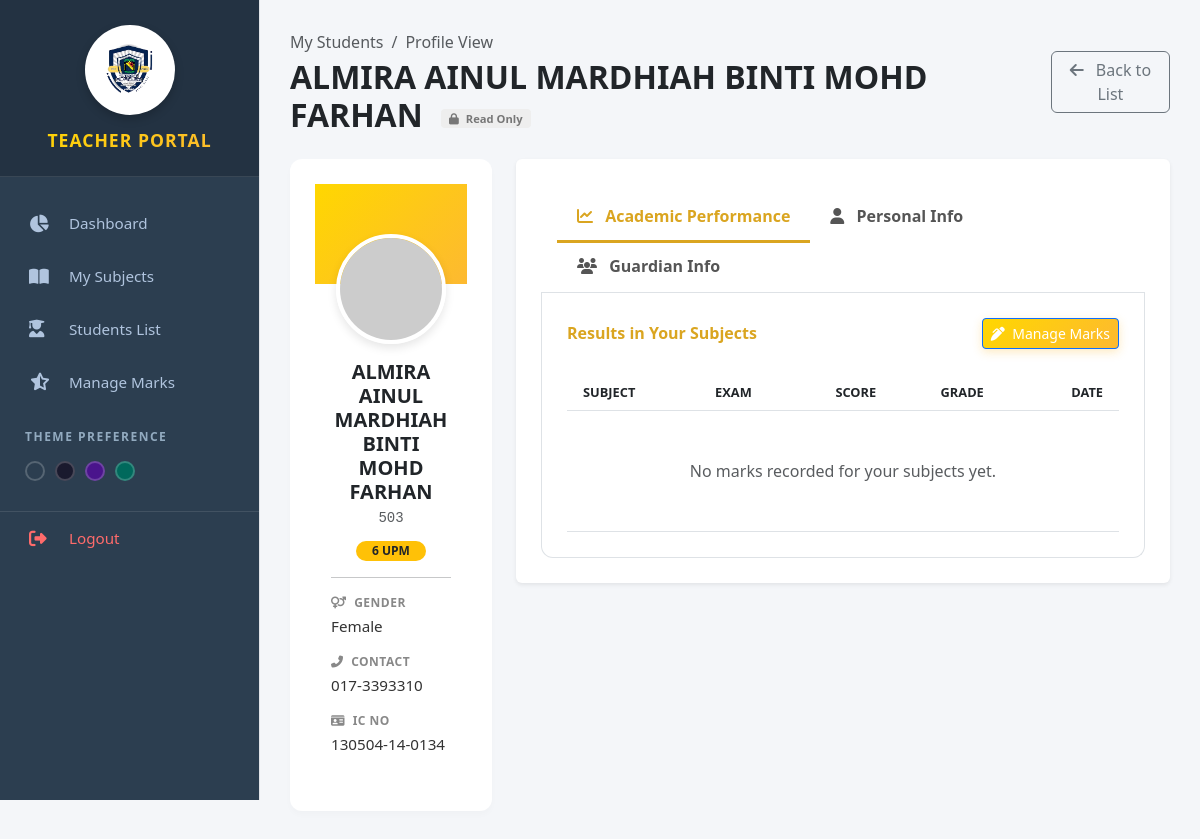
/subjectTeacher/view_profile.php?student_id=2 (signed in), run on the app's committed database.
### tables this page shows
CREATE TABLE `students` (
  `student_id` int(11) NOT NULL,
  `school_register_no` varchar(50) DEFAULT NULL,
  `enrollment_date` date DEFAULT NULL,
  `previous_school` varchar(255) DEFAULT NULL,
  `student_name` varchar(100) NOT NULL,
  `gender` varchar(20) DEFAULT NULL,
  `sports_house` varchar(50) DEFAULT NULL,
  `birth_cert_no` varchar(50) DEFAULT NULL,
  `birth_place` varchar(100) DEFAULT NULL,
  `ic_no` varchar(50) DEFAULT NULL,
  `birthdate` date DEFAULT NULL,
  `race` varchar(50) DEFAULT NULL,
  `religion` varchar(50) DEFAULT NULL,
  `nationality` varchar(50) DEFAULT NULL,
  `address` text DEFAULT NULL,
  `father_name` varchar(255) DEFAULT NULL,
  `father_ic` varchar(20) DEFAULT NULL,
  `father_phone` varchar(20) DEFAULT NULL,
  `father_job` varchar(100) DEFAULT NULL,
  `father_salary` decimal(10,2) DEFAULT NULL,
  `mother_name` varchar(255) DEFAULT NULL,
  `mother_ic` varchar(20) DEFAULT NULL,
  `mother_phone` varchar(20) DEFAULT NULL,
  `mother_job` varchar(100) DEFAULT NULL,
  `mother_salary` decimal(10,2) DEFAULT NULL,
  `guardian_name` varchar(255) DEFAULT NULL,
  `guardian_ic` varchar(20) DEFAULT NULL,
  `guardian_phone` varchar(20) DEFAULT NULL,
  `guardian_job` varchar(100) DEFAULT NULL,
  `guardian_salary` decimal(10,2) DEFAULT NULL,
  `is_baitulmal_recipient` varchar(10) DEFAULT NULL,
  `is_orphan` varchar(10) DEFAULT NULL,
  `parents_marital_status` varchar(50) DEFAULT NULL,
  `uniform_unit` varchar(100) DEFAULT NULL,
  `uniform_position` varchar(100) DEFAULT NULL,
  `club_association` varchar(100) DEFAULT NULL,
  `club_position` varchar(100) DEFAULT NULL,
  `sports_game` varchar(100) DEFAULT NULL,
  `sports_position` varchar(100) DEFAULT NULL,
  `phone` varchar(30) DEFAULT NULL,
  `class_id` int(11) DEFAULT NULL,
  `photo` varchar(255) DEFAULT NULL
);

CREATE TABLE `classes` (
  `class_id` int(11) NOT NULL,
  `class_name` varchar(50) NOT NULL,
  `year` int(11) NOT NULL,
  `class_teacher_id` int(11) DEFAULT NULL
);

### subjectTeacher/view_profile.php (the view, shortened to what this page needs)
<?php
include '../config/db.php';
include 'includes/header.php';
$sid = intval($_GET['student_id']);
$teacher_id = $_SESSION['user_id'];
$sql = "SELECT s.*, c.class_name, c.year FROM students s LEFT JOIN classes c ON s.class_id = c.class_id WHERE s.student_id = $sid";
$student = $conn->query($sql)->fetch_assoc();
$marks_sql = "SELECT s.subject_name, s.subject_code, sm.exam_type, sm.mark_obtained, sm.grade, sm.created_at
              FROM student_marks sm
              JOIN student_subject_enrollment sse ON sm.enrollment_id = sse.enrollment_id
              JOIN subjects s ON sse.subject_id = s.subject_id
              JOIN subject_teachers st ON s.subject_id = st.subject_id
              WHERE sse.student_id = $sid AND st.teacher_id = $teacher_id
              ORDER BY sm.created_at DESC";
$marks_res = $conn->query($marks_sql);
?>
<link href="https://cdn.jsdelivr.net/npm/bootstrap@5.3.0/dist/css/bootstrap.min.css" rel="stylesheet">
<div class="wrapper">
    <?php include 'includes/sidebar.php'; ?>
    <div class="main-content">
        <div class="container-fluid">
            <div class="d-flex justify-content-between align-items-center mb-4">
                <div>
                    <nav aria-label="breadcrumb">
                        <ol class="breadcrumb mb-1">
                            <li class="breadcrumb-item"><a href="student_list.php" class="text-decoration-none text-muted">My Students</a></li>
                            <li class="breadcrumb-item active">Profile View</li>
                        </ol>
                    </nav>
                    <h2 class="fw-bold text-dark mb-0">
                        <?php echo $student['student_name']; ?>
                        <span class="read-only-badge"><i class="fas fa-lock me-1"></i> Read Only</span>
                    </h2>
                </div>
                <button onclick="window.history.back()" class="btn btn-outline-secondary">
                    <i class="fas fa-arrow-left me-2"></i> Back to List
                </button>
            </div>
            <div class="row g-4">
                <div class="col-lg-3">
                    <div class="card profile-card mb-3">
                        <div class="card-body pt-0">
                            <div class="avatar-wrapper">
                                <?php $img = $student['photo'] ? "../uploads/".$student['photo'] : "https://ui-avatars.com/api/?name=".$student['student_name']."&background=random"; ?>
                                <img src="<?php echo $img; ?>" class="avatar-xl">
                            </div>
                            <div class="text-center mt-3">
                                <h5 class="fw-bold mb-1"><?php echo $student['student_name']; ?></h5>
                                <p class="text-muted font-monospace small mb-2"><?php echo $student['school_register_no']; ?></p>
                                <span class="badge bg-warning text-dark px-3 rounded-pill"><?php echo $student['class_name']; ?></span>
                            </div>
                            <hr>
                            <div>
                                <span class="info-label"><i class="fas fa-venus-mars me-1"></i> Gender</span>
                                <span class="info-value"><?php echo $student['gender']; ?></span>
                                <span class="info-label"><i class="fas fa-phone-alt me-1"></i> Contact</span>
                                <span class="info-value"><?php echo $student['phone'] ? $student['phone'] : 'N/A'; ?></span>
                                <span class="info-label"><i class="fas fa-id-card me-1"></i> IC No</span>
                                <span class="info-value"><?php echo $student['ic_no']; ?></span>
                            </div>
                        </div>
                    </div>
                </div>
                <div class="col-lg-9">
                    <div class="card shadow-sm border-0">
                        <ul class="nav nav-tabs px-3 pt-2" id="profileTabs" role="tablist">
                            <li class="nav-item">
                                <a class="nav-link active" data-bs-toggle="tab" href="#academic">
                                    <i class="fas fa-chart-line me-2"></i> Academic Performance
                                </a>
                            </li>
                            <li class="nav-item">
                                <a class="nav-link" data-bs-toggle="tab" href="#personal">
                                    <i class="fas fa-user me-2"></i> Personal Info
                                </a>
                            </li>
                            <li class="nav-item">
                                <a class="nav-link" data-bs-toggle="tab" href="#family">
                                    <i class="fas fa-users me-2"></i> Guardian Info
                                </a>
                            </li>
                        </ul>
                        <div class="tab-content">
                            <div class="tab-pane fade show active" id="academic">
                                <div class="d-flex justify-content-between align-items-center mb-3">
                                    <h5 class="section-title mb-0 border-0 p-0">Results in Your Subjects</h5>
                                    <a href="manage_marks.php" class="btn btn-sm btn-primary">
                                        <i class="fas fa-pen-alt me-1"></i> Manage Marks
                                    </a>
                                </div>
                                <div class="table-responsive">
                                    <table class="table table-hover align-middle mb-0">
                                        <thead class="bg-light">
                                            <tr>
                                                <th class="ps-3">Subject</th>
                                                <th>Exam</th>
                                                <th class="text-center">Score</th>
                                                <th class="text-center">Grade</th>
                                                <th class="text-end pe-3">Date</th>
                                            </tr>
                                        </thead>
                                        <tbody>
                                            <?php if ($marks_res->num_rows > 0): ?>
                                                <?php while ($m = $marks_res->fetch_assoc()): ?>
                                                <tr>
                                                    <td class="ps-3">
                                                        <span class="fw-bold text-dark d-block"><?php echo $m['subject_name']; ?></span>
                                                        <small class="text-muted font-monospace"><?php echo $m['subject_code']; ?></small>
                                                    </td>
                                                    <td><span class="badge bg-light text-dark border"><?php echo $m['exam_type']; ?></span></td>
                                                    <td class="text-center fw-bold fs-5"><?php echo $m['mark_obtained']; ?></td>
                                                    <td class="text-center">
                                                        <?php
                                                            $g = $m['grade'];
                                                            $color = ($g=='A'||$g=='B')?'success':(($g=='C')?'warning':'danger');
                                                        ?>
                                                        <span class="badge bg-<?php echo $color; ?>-subtle text-<?php echo $color; ?> border border-<?php echo $color; ?>-subtle px-3 py-1">
                                                            <?php echo $g; ?>
                                                        </span>
                                                    </td>
                                                    <td class="text-end pe-3 text-muted small">
                                                        <?php echo date('d M Y', strtotime($m['created_at'])); ?>
                                                    </td>
                                                </tr>
                                                <?php endwhile; ?>
                                            <?php else: ?>
                                                <tr><td colspan="5" class="text-center py-5 text-muted">No marks recorded for your subjects yet.</td></tr>
                                            <?php endif; ?>
                                        </tbody>
                                    </table>
                                </div>
                            </div>
                        </div>
                    </div>
                </div>
            </div>
        </div>
    </div>
</div>
</body>
</html>

### subjectTeacher/includes/header.php (style rules this page uses)
* { box-sizing: border-box; }
:root { --primary-gold: #FFD700; --secondary-gold: #FDB931; --gold-grad: linear-gradient(135deg, #FFD700 0%, #FDB931 100%); --text-dark: #2c3e50; --text-light: #6c757d; --bg-body: #f4f7f6; --sidebar-w: 260px; }
body { font-family: 'Segoe UI', 'Helvetica Neue', Arial, sans-serif; background: var(--bg-body); margin: 0; padding: 0; color: var(--text-dark); min-height: 100vh; }
.main-content { margin-left: var(--sidebar-w); width: calc(100% - var(--sidebar-w)); padding: 30px; min-height: 100vh; display: block; }
.card { background: white; border-radius: 10px; padding: 25px; box-shadow: 0 2px 10px rgba(0, 0, 0, 0.02); border: 1px solid #f0f0f0; margin-bottom: 25px; width: 100%; }
.table-responsive { overflow-x: auto; width: 100%; }
table { width: 100%; border-collapse: collapse; margin-top: 10px; }
th { text-align: left; padding: 15px; background: #fafafa; color: #555; font-weight: 600; text-transform: uppercase; font-size: 0.8rem; border-bottom: 2px solid var(--primary-gold); }
td { padding: 15px; border-bottom: 1px solid #eee; }
.btn { display: inline-block; padding: 10px 20px; border-radius: 6px; text-decoration: none; font-size: 0.9rem; font-weight: 600; transition: 0.3s; border: none; cursor: pointer; }
.btn-primary { background: var(--gold-grad); color: white; box-shadow: 0 3px 10px rgba(253, 185, 49, 0.3); }
.d-flex { display: flex; gap: 20px; align-items: flex-end; }

### subjectTeacher/view_profile.php (style rules this page uses)
body { background-color: #f4f6f9; overflow-x: hidden; }
.main-content { position: absolute; top: 0; right: 0; width: calc(100% - 260px) !important; margin-left: 260px !important; min-height: 100vh; padding: 0 !important; display: block !important; }
.container-fluid { padding: 30px !important; }
.profile-card { border: none; border-radius: 12px; box-shadow: 0 4px 6px rgba(0,0,0,0.02); overflow: hidden; }
.avatar-wrapper { margin-top: -50px; text-align: center; }
.avatar-xl { width: 110px; height: 110px; object-fit: cover; border-radius: 50%; border: 4px solid #fff; box-shadow: 0 4px 10px rgba(0,0,0,0.1); }
.nav-tabs .nav-link { color: #555; border: none; border-bottom: 3px solid transparent; padding: 12px 20px; font-weight: 600; }
.nav-tabs .nav-link.active { color: #DAA520; border-bottom-color: #DAA520; background: none; }
.tab-content { padding: 25px; background: #fff; border-radius: 0 0 12px 12px; border: 1px solid #dee2e6; border-top: none; }
.info-label { font-size: 0.75rem; text-transform: uppercase; color: #888; font-weight: 700; letter-spacing: 0.5px; margin-bottom: 3px; display: block; }
.info-value { font-size: 0.95rem; font-weight: 500; color: #333; margin-bottom: 15px; display: block; }
.section-title { font-size: 1rem; font-weight: 700; color: #DAA520; margin-bottom: 15px; border-bottom: 1px solid #eee; padding-bottom: 8px; }
.read-only-badge { font-size: 0.7rem; background: #eee; color: #777; padding: 2px 8px; border-radius: 4px; margin-left: 10px; vertical-align: middle; }

### subjectTeacher/includes/sidebar.php (style rules this page uses)
:root { --sidebar-bg: #2c3e50; --sidebar-hover: #34495e; --sidebar-active-border: #FFD700; --brand-bg: #233242; }

### data on the page
students: student_name "ALMIRA AINUL MARDHIAH BINTI MOHD FARHAN", school_register_no "503", class.class_name "6 UPM", gender "Female", phone "017-3393310", ic_no "130504-14-0134"
